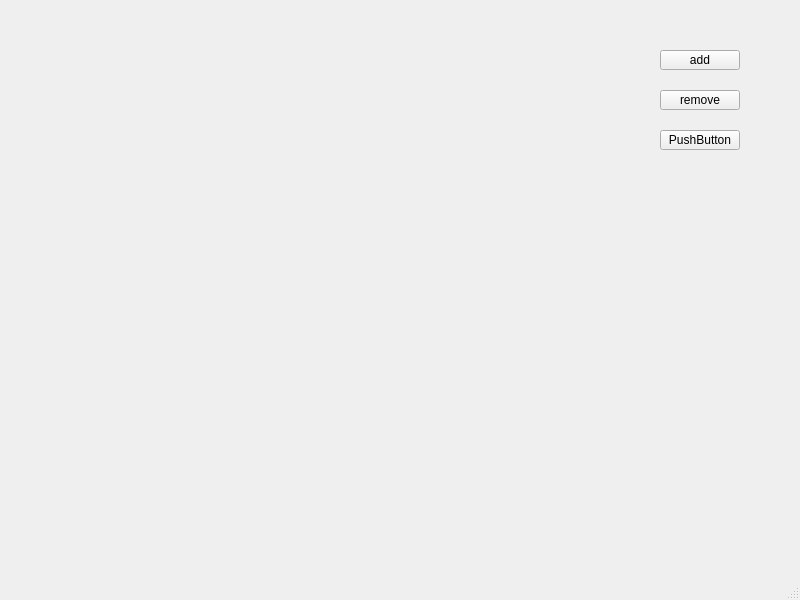
<?xml version="1.0" encoding="UTF-8"?>
<ui version="4.0">
 <class>MainWindow</class>
 <widget class="QMainWindow" name="MainWindow">
  <property name="geometry">
   <rect>
    <x>0</x>
    <y>0</y>
    <width>800</width>
    <height>600</height>
   </rect>
  </property>
  <property name="windowTitle">
   <string>MainWindow</string>
  </property>
  <widget class="QWidget" name="centralwidget">
   <widget class="QPushButton" name="pushButton">
    <property name="geometry">
     <rect>
      <x>660</x>
      <y>50</y>
      <width>80</width>
      <height>20</height>
     </rect>
    </property>
    <property name="text">
     <string>add</string>
    </property>
   </widget>
   <widget class="QPushButton" name="pushButton_2">
    <property name="geometry">
     <rect>
      <x>660</x>
      <y>90</y>
      <width>80</width>
      <height>20</height>
     </rect>
    </property>
    <property name="text">
     <string>remove</string>
    </property>
   </widget>
   <widget class="QPushButton" name="pushButton_3">
    <property name="geometry">
     <rect>
      <x>660</x>
      <y>130</y>
      <width>80</width>
      <height>20</height>
     </rect>
    </property>
    <property name="text">
     <string>PushButton</string>
    </property>
   </widget>
  </widget>
  <widget class="QMenuBar" name="menubar">
   <property name="geometry">
    <rect>
     <x>0</x>
     <y>0</y>
     <width>800</width>
     <height>22</height>
    </rect>
   </property>
  </widget>
  <widget class="QStatusBar" name="statusbar"/>
 </widget>
 <resources/>
 <connections/>
</ui>
